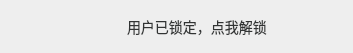
<?xml version="1.0" encoding="UTF-8"?>
<ui version="4.0">
 <class>lockDlg</class>
 <widget class="QDialog" name="lockDlg">
  <property name="geometry">
   <rect>
    <x>0</x>
    <y>0</y>
    <width>353</width>
    <height>53</height>
   </rect>
  </property>
  <property name="windowTitle">
   <string>Dialog</string>
  </property>
  <property name="styleSheet">
   <string notr="true">QDialog{
background:#eeeeee;
border-radius:5px;
}
QLabel{
font-family:&quot;微软雅黑&quot;;
font-size:14px;
color:#323434;
text-align:center;
}</string>
  </property>
  <layout class="QHBoxLayout" name="horizontalLayout">
   <item>
    <spacer name="horizontalSpacer">
     <property name="orientation">
      <enum>Qt::Horizontal</enum>
     </property>
     <property name="sizeHint" stdset="0">
      <size>
       <width>88</width>
       <height>20</height>
      </size>
     </property>
    </spacer>
   </item>
   <item>
    <widget class="QLabel" name="imageLabel">
     <property name="minimumSize">
      <size>
       <width>22</width>
       <height>22</height>
      </size>
     </property>
     <property name="maximumSize">
      <size>
       <width>22</width>
       <height>22</height>
      </size>
     </property>
     <property name="text">
      <string/>
     </property>
    </widget>
   </item>
   <item>
    <widget class="QLabel" name="label">
     <property name="sizePolicy">
      <sizepolicy hsizetype="Expanding" vsizetype="Expanding">
       <horstretch>0</horstretch>
       <verstretch>0</verstretch>
      </sizepolicy>
     </property>
     <property name="text">
      <string>用户已锁定，点我解锁</string>
     </property>
    </widget>
   </item>
   <item>
    <spacer name="horizontalSpacer_2">
     <property name="orientation">
      <enum>Qt::Horizontal</enum>
     </property>
     <property name="sizeHint" stdset="0">
      <size>
       <width>69</width>
       <height>20</height>
      </size>
     </property>
    </spacer>
   </item>
  </layout>
 </widget>
 <resources/>
 <connections/>
</ui>
